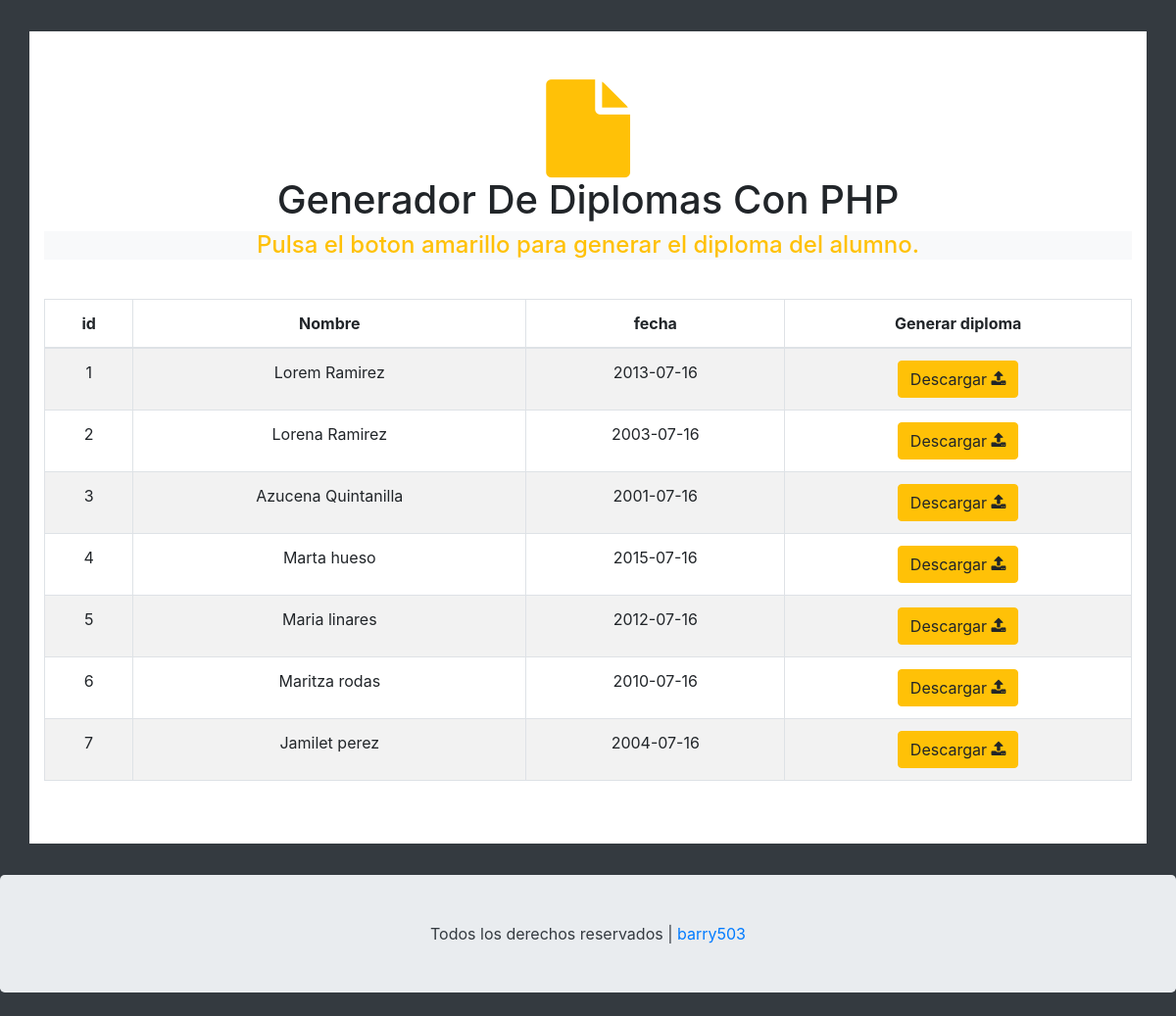
The page / on the database its author committed.
### tables this page shows
CREATE TABLE `alumnos` (
  `id` int(11) NOT NULL,
  `nombre` varchar(50) NOT NULL,
  `apellido` varchar(50) NOT NULL,
  `fecha` date NOT NULL
);

### index.php (the view, shortened to what this page needs)
<!DOCTYPE html>
<html>
<head>
	<link rel="stylesheet" type="text/css" href="css/bootstrap.min.css">
	<link rel="stylesheet" type="text/css" href="css/style-icons.css">
</head>
<body>
<?php include 'conexionPDO.php'; ?>
<?php $consultaA =$base->query("SELECT * FROM alumnos ")->fetchAll(PDO:: FETCH_OBJ); ?>
	    <body class="bg-dark">
        <div class="py-3"></div>
        <div class="container py-5 bg-white">
            <div class="row text-center">
                <div class="col-md-12">
                    <i style="font-size: 100px;"  class="icon-file text-warning"></i>
                    <h1>Generador De Diplomas Con PHP</h1>
                     <h4 class="text-warning bg-light">Pulsa el boton amarillo para generar el diploma del alumno. </h4>
                </div>
                <div class="col-md-12">
                    <div class="py-3"></div>
                    <table id="tabla" class=" table table-striped table-bordered  table-condensed">
            <thead>
                <tr>
                    <th>id</th>
                    <th>Nombre</th>
                    <th>fecha</th>
                    <th>Generar diploma</th>
                </tr>
            </thead>
            <tbody>
            	<?php foreach ($consultaA as $key): ?>
                <tr>
                    <td><?php echo $key->id; ?></td>
                    <td><?php echo $key->nombre. ' '.$key->apellido; ?></td>
                    <td><?php echo $key->fecha; ?></td>
                    <td><a class="btn btn-warning" href="generador_diploma.php?id=<?php echo $key->id; ?>">Descargar <i class="icon-upload"></i></a></td>
                </tr>
            	<?php endforeach ?>
            </tbody>
        </table>
                </div>
            </div>
        </div>
        <div class="py-3"></div>
        <div class="footer jumbotron text-dark py-5 mb-4">
            <div class="container">
                <div class="row text-center">
                    <div class="col-md-12">
                        Todos los derechos reservados |
                        <a href="https://github/barry503"> barry503</a>
                    </div>
                </div>
            </div>
        </div>
</body>
</html>

### rows shown on the page
alumnos: id "1", nombre "Lorem", apellido "Ramirez", fecha "2013-07-16"
alumnos: id "2", nombre "Lorena", apellido "Ramirez", fecha "2003-07-16"
alumnos: id "3", nombre "Azucena", apellido "Quintanilla", fecha "2001-07-16"
alumnos: id "4", nombre "Marta", apellido "hueso", fecha "2015-07-16"
alumnos: id "5", nombre "Maria", apellido "linares", fecha "2012-07-16"
alumnos: id "6", nombre "Maritza", apellido "rodas", fecha "2010-07-16"
alumnos: id "7", nombre "Jamilet", apellido "perez", fecha "2004-07-16"
